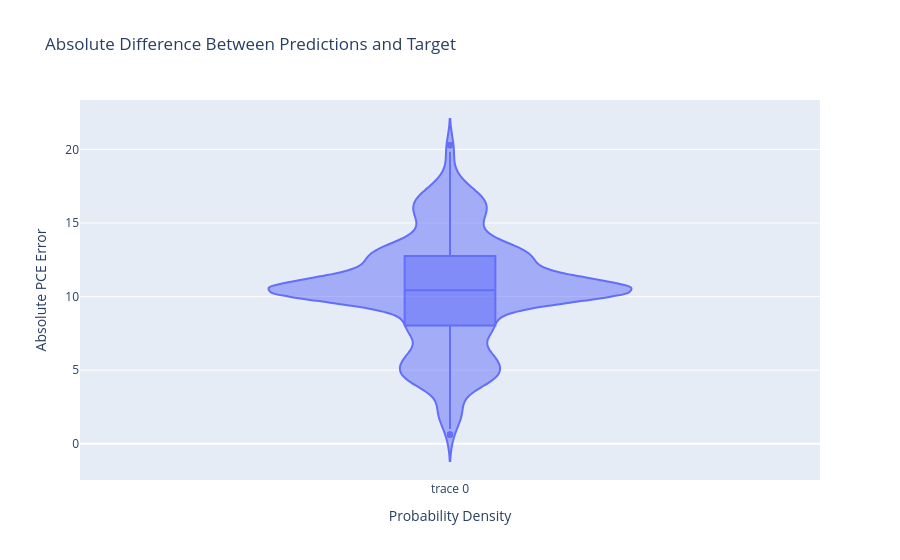

The code cell stored with this chart in its notebook:
### Code cell
import plotly.graph_objects as go
fig = go.Figure()
fig.add_trace(go.Violin(y=predictions, box_visible = True))
fig.update_layout(
    title = "Absolute Difference Between Predictions and Target",
    xaxis = {"title": "Probability Density"},
    yaxis = {"title": "Absolute PCE Error"}
)
fig.show()

### Figure 1 — Plotly figure (JSON) as saved in the notebook; plotly's stock layout.template omitted (floating-point values rounded to 4 significant figures; data arrays with more than 128 entries replaced by an {"elided": "..."} marker saying what was removed)
{"data": [{"box": {"visible": true}, "type": "violin", "y": {"elided": "1272 float values"}}], "layout": {"title": {"text": "Absolute Difference Between Predictions and Target"}, "xaxis": {"title": {"text": "Probability Density"}}, "yaxis": {"title": {"text": "Absolute PCE Error"}}}}
